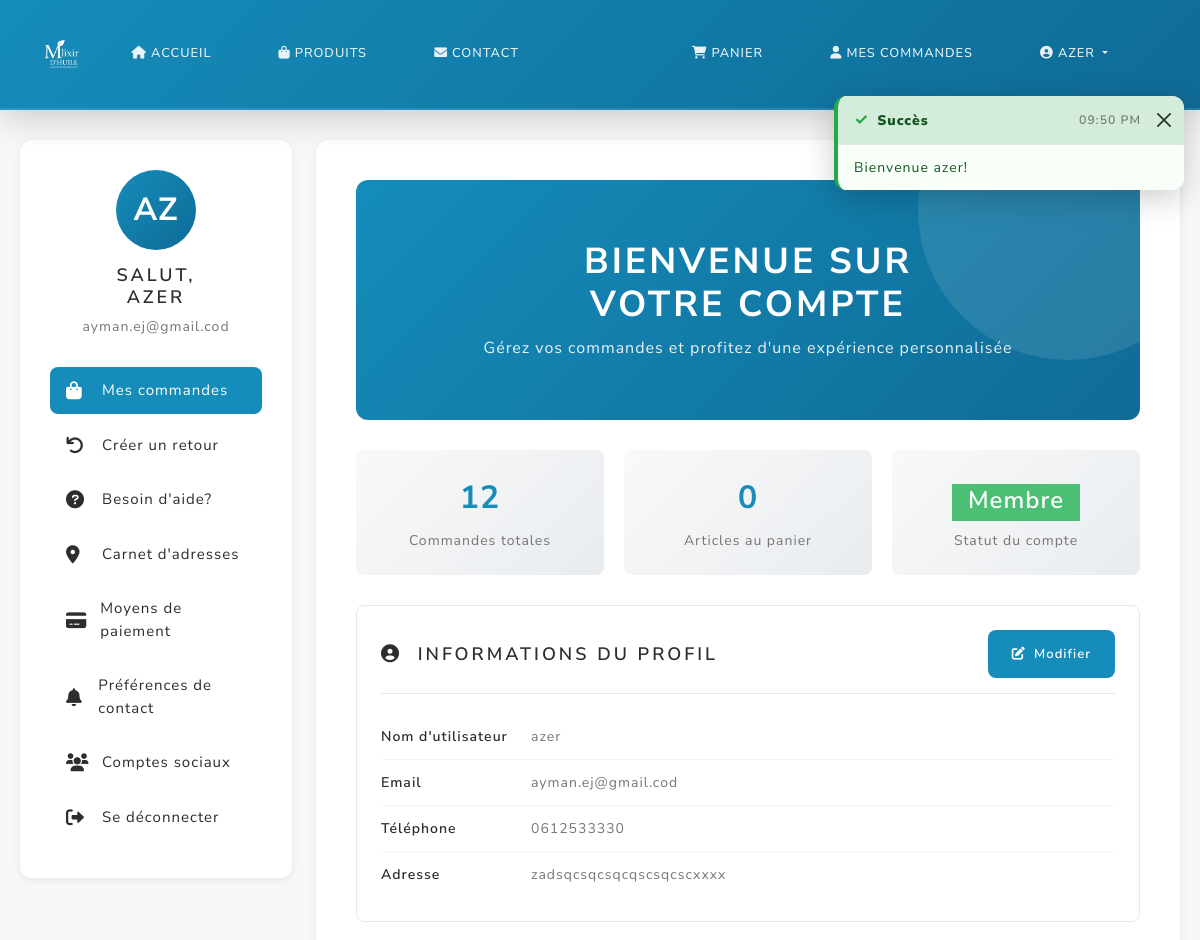
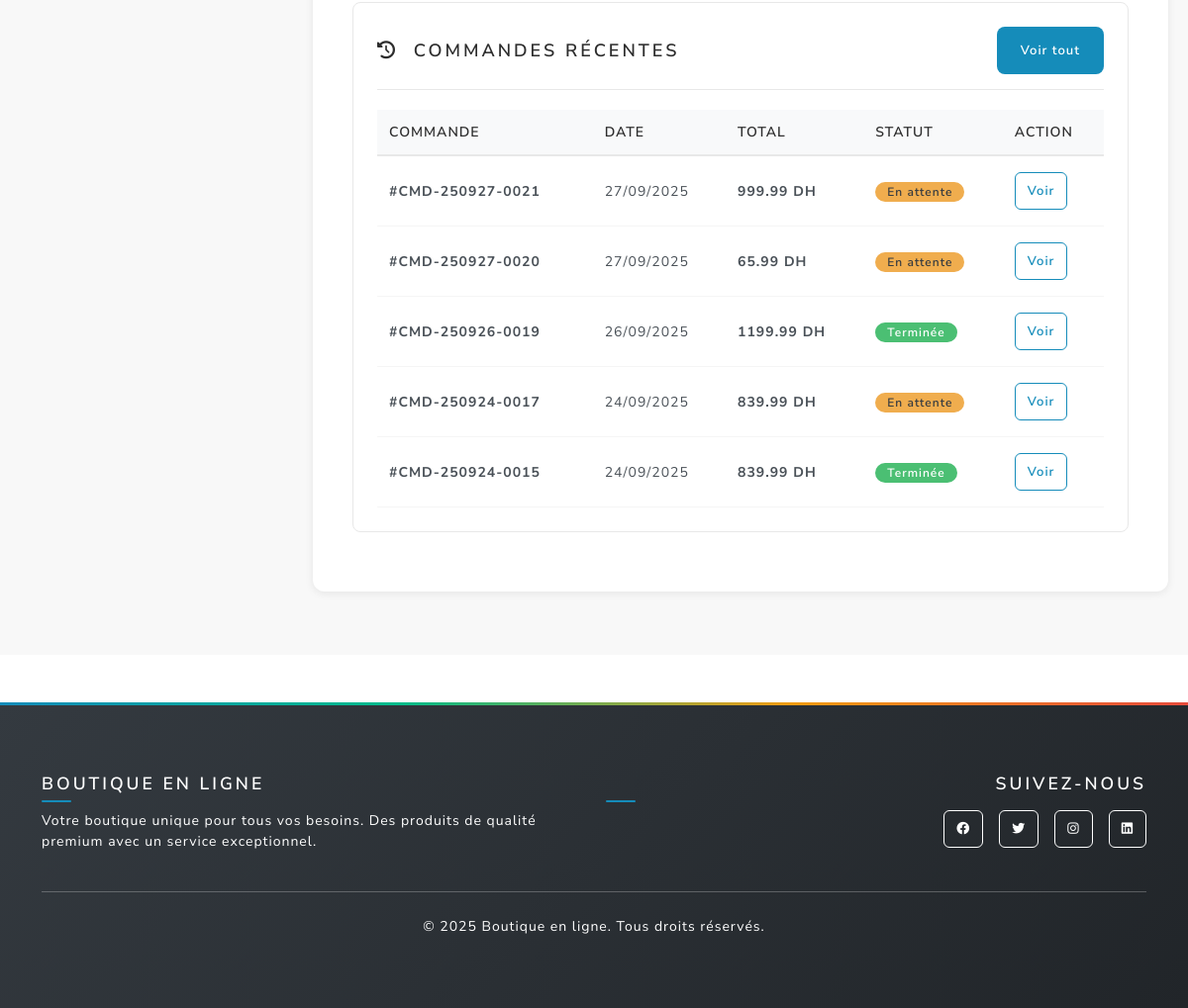
Before: /profile (signed in) with the older database file (2 pictures, top to bottom).
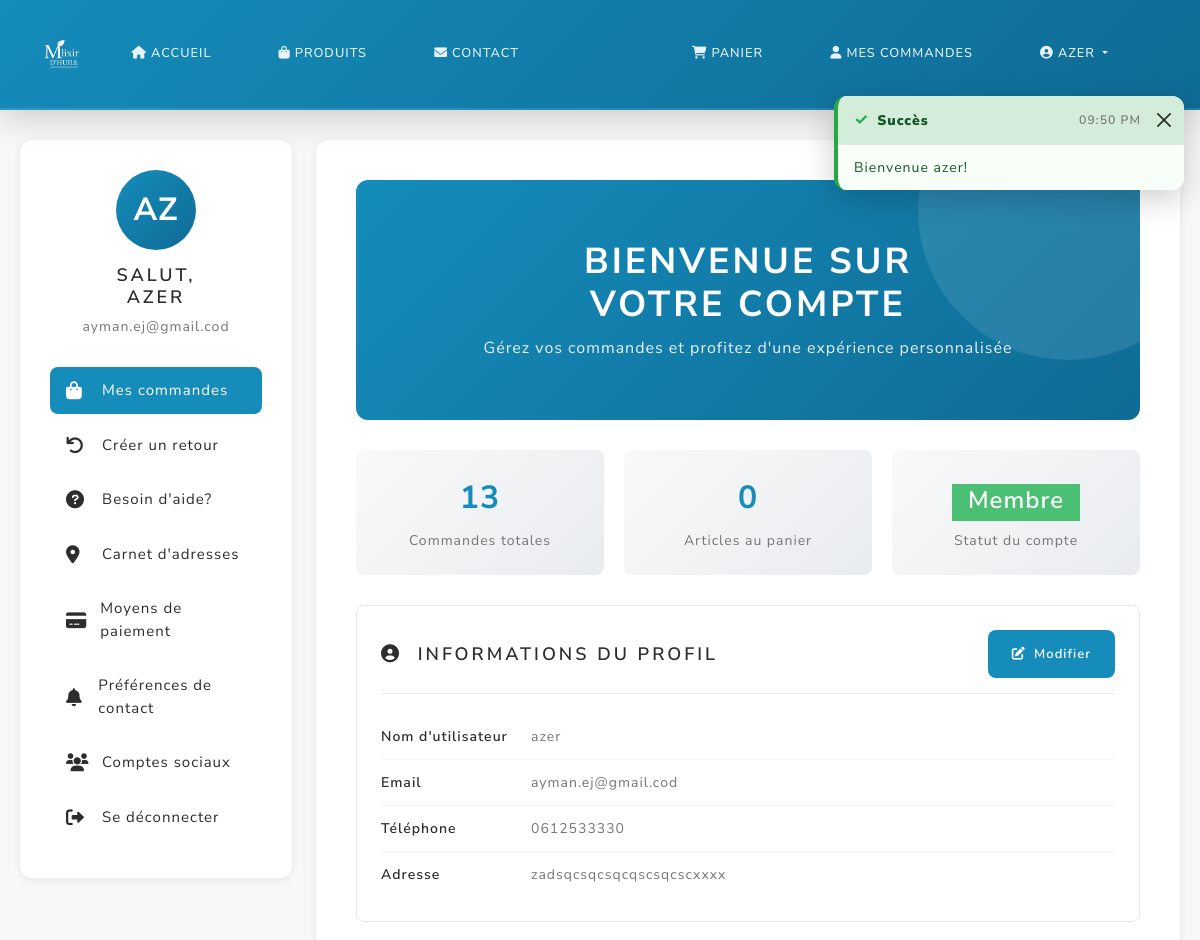
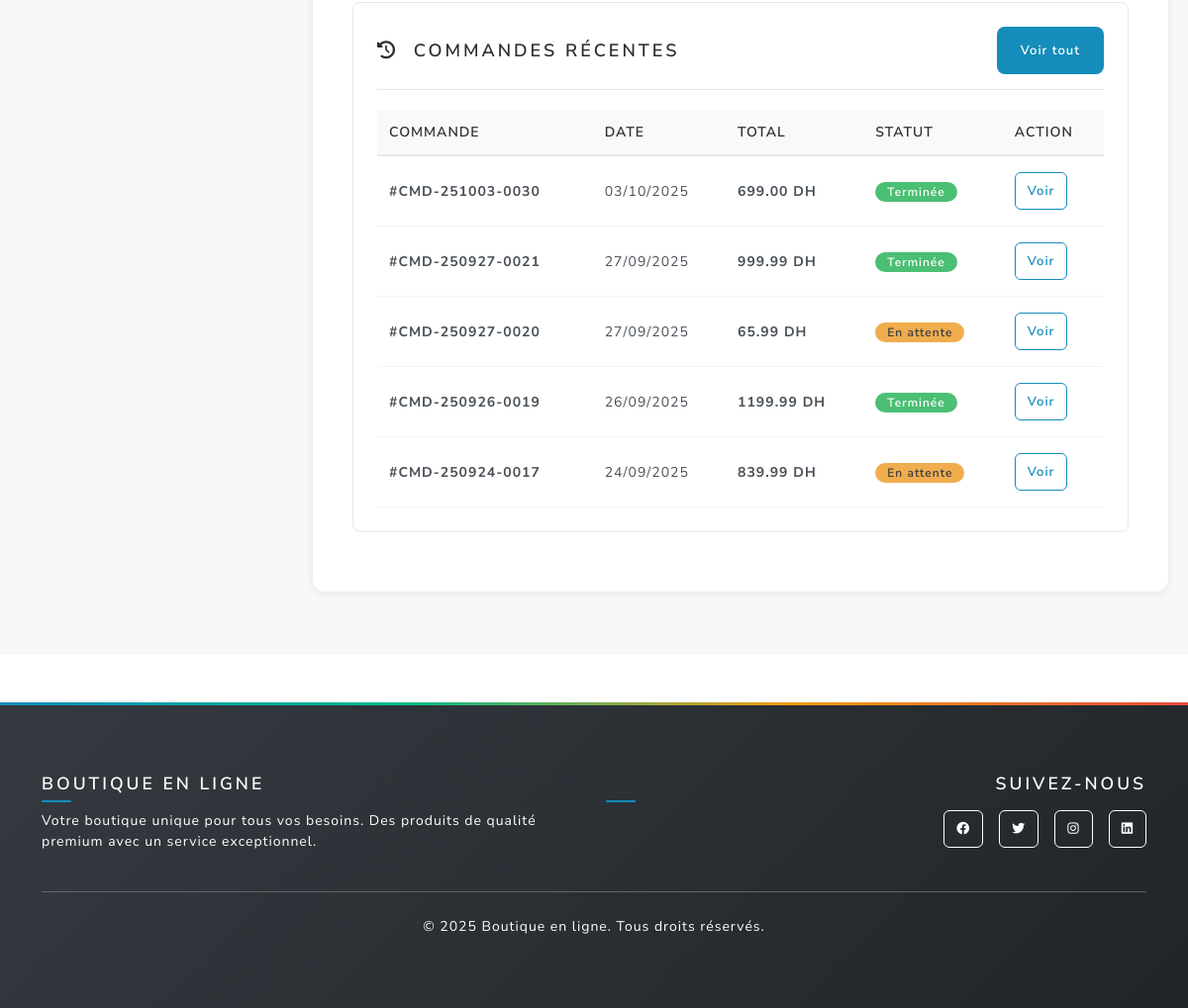
After: the same page with the newer database file (2 pictures, top to bottom).
### main.py (models this page shows, shortened)
class Order(db.Model):
    id = db.Column(db.Integer, primary_key=True)
    user_id = db.Column(db.Integer, db.ForeignKey('user.id'), nullable=False)
    total = db.Column(db.Float, nullable=False)
    status = db.Column(db.String(20), default='pending')
    created_at = db.Column(db.DateTime, default=db.func.current_timestamp())
    @property
    def title(self):
        if self.created_at:
            date_str = self.created_at.strftime('%y%m%d')
            return f"CMD-{date_str}-{str(self.id).zfill(4)}"
        return f"CMD-{str(self.id).zfill(4)}"

### main.py (the view)
@app.route('/profile')
@login_required
def profile():
    orders_count = Order.query.filter_by(user_id=current_user.id).count()
    recent_orders = Order.query.filter_by(user_id=current_user.id)\
        .order_by(Order.created_at.desc()).limit(5).all()
    return render_template('profile.html',
                         user=current_user,
                         orders_count=orders_count,
                         recent_orders=recent_orders)

### main.py (called while the page is built, shortened)
@app.context_processor
def inject_return_stats():
    if current_user.is_authenticated:
        if current_user.is_admin:
            pending_returns = Return.query.filter_by(status='pending').count()
            return {'pending_returns_count': pending_returns}
    return {'pending_returns_count': 0}

@login_manager.user_loader
def load_user(user_id):
    return User.query.get(int(user_id))

@app.context_processor
def inject_toast_messages():
    toast_message = session.pop('toast_message', None)
    toast_type = session.pop('toast_type', None)
    return {
        'toast_message': toast_message,
        'toast_type': toast_type or 'info'
    }

def get_shipping_settings():
    settings = ShippingSettings.query.first()
    return settings

@app.context_processor
def inject_admin_stats():
    return {'unread_contacts_count': 0, 'pending_responses_count': 0}

### templates/profile.html (shortened to what the changed rows need)
{% extends "base.html" %}
{% block content %}
<div class="profile-container">
  <div class="profile-wrapper">
    <div class="row">
      <div class="col-lg-9">
        <div class="profile-content">
          <div class="welcome-banner ">
            <h1 class="text-white">BIENVENUE SUR<br>VOTRE COMPTE</h1>
          </div>
          <div class="stats-grid">
            <div class="stat-card">
              <div class="stat-number">{{ orders_count|default(0) }}</div>
              <div class="stat-label">Commandes totales</div>
            </div>
          </div>
          {% if recent_orders %}
          <div class="info-card">
            <div class="orders-table">
              <table>
                <thead>
                  <tr>
                    <th>Commande</th>
                    <th>Date</th>
                    <th>Total</th>
                    <th>Statut</th>
                    <th>Action</th>
                  </tr>
                </thead>
                <tbody>
                  {% for order in recent_orders[:5] %}
                  <tr>
                    <td><strong>#{{ order.title }}</strong></td>
                    <td>{{ order.created_at.strftime('%d/%m/%Y') if order.created_at else 'N/A' }}</td>
                    <td><strong>{{ "%.2f"|format(order.total) }} DH</strong></td>
                    <td>
                      {% if order.status == 'pending' %}
                        <span class="badge badge-custom bg-warning text-dark">En attente</span>
                      {% elif order.status == 'processing' %}
                        <span class="badge badge-custom bg-info">En cours</span>
                      {% elif order.status == 'shipped' %}
                        <span class="badge badge-custom bg-primary">Expédiée</span>
                      {% elif order.status == 'delivered' %}
                        <span class="badge badge-custom bg-success">Livrée</span>
                      {% elif order.status == 'completed' %}
                        <span class="badge badge-custom bg-success">Terminée</span>
                      {% elif order.status == 'cancelled' %}
                        <span class="badge badge-custom bg-danger">Annulée</span>
                      {% endif %}
                    </td>
                    <td>
                      <a href="{{ url_for('order_detail', order_id=order.id) }}" class="btn btn-sm btn-outline-primary">
                        Voir
                      </a>
                    </td>
                  </tr>
                  {% endfor %}
                </tbody>
              </table>
            </div>
          </div>
          {% endif %}
        </div>
      </div>
    </div>
  </div>
</div>
{% endblock %}

Changed rows visible on the page:
no longer on this page (row unchanged): Order: title "CMD-250924-0015", created_at "24/09/2025", total "839.99", status "Terminée"
added Order: title "CMD-251003-0030", created_at "03/10/2025", total "699.00", status "Terminée"
changed Order "CMD-250927-0021": status "En attente" → "Terminée"
Other visible differences:
{{ orders_count|default(0) }}: "12" → "13"
